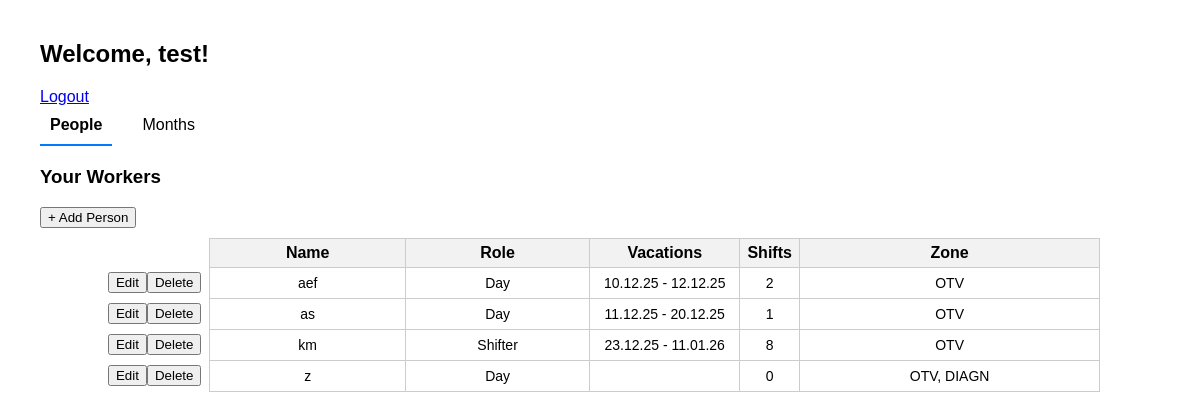
/account (signed in), run on the app's committed database.
### tables this page shows
CREATE TABLE workers (
            id INTEGER PRIMARY KEY AUTOINCREMENT,
            username TEXT NOT NULL,
            name TEXT NOT NULL,
            role TEXT NOT NULL,
            vacation_start DATE,
            vacation_end DATE,
            shifts INTEGER NOT NULL,
            places TEXT NOT NULL
        );

### main.py (the view)
@app.route("/account", methods=["GET"])
def account():
    if "user" not in session:
        return redirect(url_for("login"))
    else:
        user = session["user"]
    rows = get_workers(session["user"])
    workers = tranform_vacations(rows)
    months, years = load_date()
    months_vacations = list_vacation_days(get_month_workers, user, years, months)
    month_shift_table = {
        'prev': month_days(years, months, 'prev'), # {days_in_month: int, days: [{day: int, weekend: bool}]]
        'cur': month_days(years, months, 'cur'),
        'next': month_days(years, months, 'next')}
    shifts_tables = get_shifts(session["user"])
    return render_template(
        "account.html",
        username=session["user"],
        months=months,
        years=years,
        workers=workers,
        months_vacations=months_vacations,
        month_shift_table=month_shift_table,
        shifts_tables = shifts_tables)

### main.py (called while the page is built)
def load_date():
    now = datetime.now()
    months = {
        'prev': ((now.month - 1) if (now.month - 1) > 0 else 12, calendar.month_name[(now.month - 1) if (now.month - 1) > 0 else 12]),
        'cur': (now.month, calendar.month_name[now.month]),
        'next': ((now.month + 1) if (now.month + 1) < 13 else 1, calendar.month_name[(now.month + 1) if (now.month + 1) < 13 else 1])
    }
    years = {
        'prev': now.year if now.month > 1 else now.year - 1,
        'cur': now.year,
        'next': now.year if now.month < 12 else now.year + 1,
    }
    return months, years

def month_days(years, months, current_month):
    days_in_month = calendar.monthrange(years[current_month], months[current_month][0])[1]
    days = [
        {'day': day, 'is_weekend': datetime(years[current_month], months[current_month][0], day).weekday() >= 5}
        for day in range(1, days_in_month + 1)]
    return {'days_in_month': days_in_month,
            'days': days}

def tranform_vacations(rows):
    workers = {} #{name: {role: str, shifts: int, places: str, vacations: str}}
    vacations_dict = defaultdict(list)
    for row in rows:
        name = row['name']
        if name not in workers:
            workers[name] = {
                "role": row["role"],
                "shifts": row["shifts"],
                "places": row["places"],
                "vacations": ""
            }
        if row["vacation_start"] and row["vacation_end"]:
            start_str = datetime.strptime(row["vacation_start"], "%Y-%m-%d").date().strftime("%d.%m.%y")
            end_str = datetime.strptime(row["vacation_end"], "%Y-%m-%d").date().strftime("%d.%m.%y")
            vacations_dict[name].append(f"{start_str} - {end_str}")
    for name, vac_list in vacations_dict.items():
        workers[name]["vacations"] = ", ".join(vac_list)
    return workers

def db_connect():
    conn = sqlite3.connect("database.db", check_same_thread=False)
    conn.row_factory = sqlite3.Row  # Dict-like rows
    return conn

def get_workers(user): # [{col_name: param}]
    conn = db_connect()
    cur = conn.cursor()
    cur.execute("""
        SELECT id, username, name, role, vacation_start, vacation_end, shifts, places
        FROM workers
        WHERE username = ?
        ORDER BY name""",
        (user,))
    rows = cur.fetchall()
    cur.close()
    conn.close()
    return rows

### templates/account.html (shortened to what this page needs)
<!DOCTYPE html>
<html lang="en">
<head>
    <link rel="stylesheet" href="{{ url_for('static', filename='styles.css') }}">
</head>
<body id="account-page">
    <h2>Welcome, {{ username }}!</h2>
    <a href="{{ url_for('logout') }}">Logout</a>
    <div class="tabs">
        <div class="tab active" data-tab="workers">People</div>
        <div class="tab" data-tab="months">Months</div>
    </div>
    <div id="workers" class="tab-content active">
        <h3>Your Workers</h3>
        <button id="add-person-btn">+ Add Person</button>
        <table id="workers-table">
            <thead>
                <tr>
                    <th></th>
                    <th>Name</th>
                    <th>Role</th>
                    <th>Vacations</th>
                    <th>Shifts</th>
                    <th>Zone</th>
                </tr>
            </thead>
            <tbody>
                {% for name, w in workers.items() %}
                <tr>
                    <td></td>
                    <td>{{ name }}</td>
                    <td>{{ w.role }}</td>
                    <td>{{ w.vacations }}</td>
                    <td>{{ w.shifts }}</td>
                    <td>{{ w.places }}</td>
                </tr>
                {% endfor %}
            </tbody>
        </table>
    </div>
</body>
</html>

### static/styles.css (style rules this page uses)
table { width: 100%; max-width: 1000px; margin: 0 auto; border-collapse: collapse; font-size: 14px; }
th { background-color: #f2f2f2; padding: 5px; text-align: center; border: 1px solid black; font-weight: bold; min-width: 25px; font-size: 16px; }
td { padding: 2px; text-align: center; border: 1px solid black; word-wrap: break-word; min-width: 25px; max-width: 100px; }
th:first-child, td:first-child { max-width: 30px; text-align: center; font-size: 16px; }
body { font-family: Arial, sans-serif; margin: 40px; }
.tabs { display: flex; margin-bottom: 20px; }
.tab { margin-right: 20px; cursor: pointer; padding: 10px; border-bottom: 2px solid transparent; }
.tab.active { border-bottom: 2px solid #007bff; font-weight: bold; }
.tab-content { display: none; }
.tab-content.active { display: block; }
#workers-table { margin-top: 10px; border-collapse: collapse; width: 100%; table-layout: auto; border: none; }
#workers-table th, #workers-table td { border: 1px solid #ccc; padding: 5px; text-align: center; }
#workers-table th { background-color: #f2f2f2; }
#workers-table td:first-child, #workers-table th:first-child { width: 11%; border: none; background: transparent; }
#workers-table th:nth-child(4), #workers-table td:nth-child(4) { width: 15%; }
#workers-table th:nth-child(5), #workers-table td:nth-child(5) { width: 6%; }
#workers-table th:nth-child(6), #workers-table td:nth-child(6) { width: 30%; }

### data on the page
workers: name "aef", role "Day", vacations "10.12.25 - 12.12.25", shifts "2", places "OTV"
workers: name "as", role "Day", vacations "11.12.25 - 20.12.25", shifts "1", places "OTV"
workers: name "km", role "Shifter", vacations "23.12.25 - 11.01.26", shifts "8", places "OTV"
workers: role "Day", shifts "0", places "OTV, DIAGN"

### other printed values
{{ username }} "test"
{{ name }} "z"
